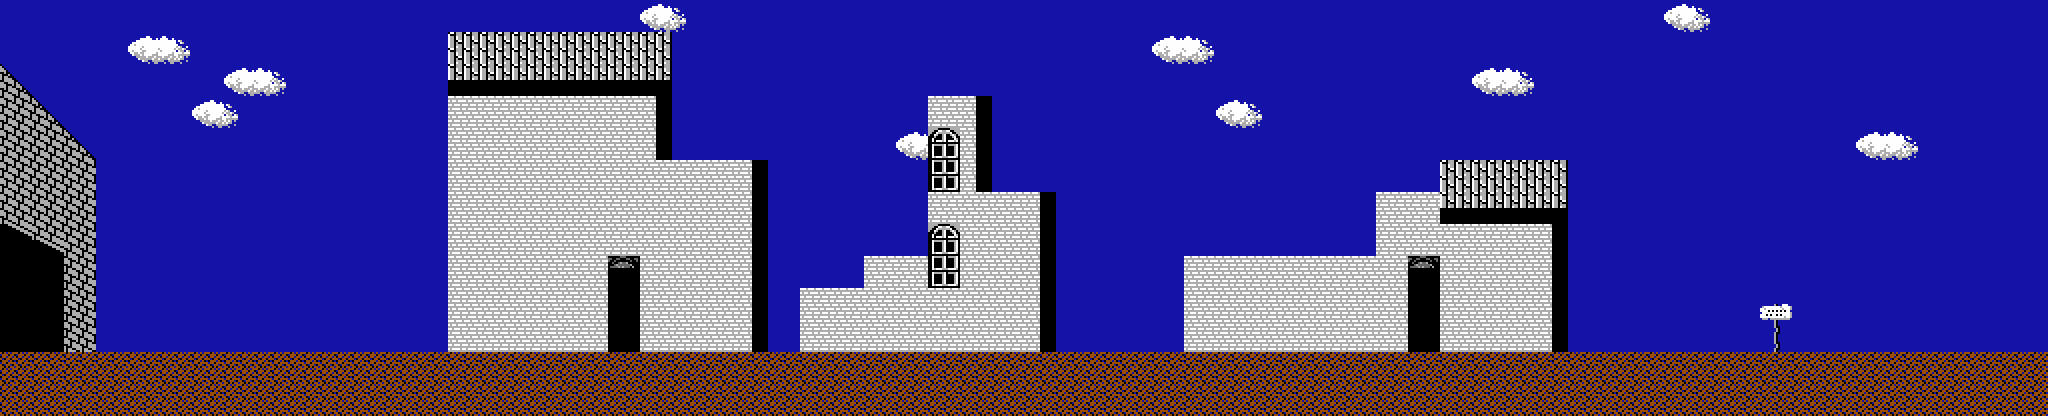

A level layout from a 2D game, rendered from its tile map. Below: a short description, then the map file with tile-grid data replaced by summaries:
An orthogonal 128x26 tile map with 16x16 px tiles, 1 tile layer (base).

<map version="1.8" tiledversion="1.8.2" orientation="orthogonal" renderorder="right-down" width="128" height="26" tilewidth="16" tileheight="16" infinite="0" nextlayerid="6" nextobjectid="1">
 <tileset firstgid="0" source="town-kasuto-deserted.tsx" />
 <layer id="5" name="base" width="128" height="26">
  <data>[3328 cells, 3328 non-empty, 25 distinct tile ids]</data>
 </layer>
</map>